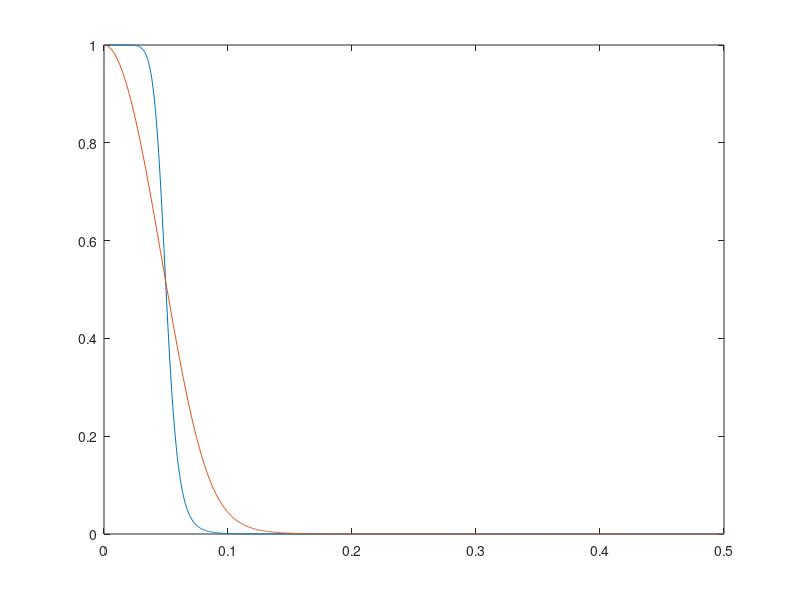
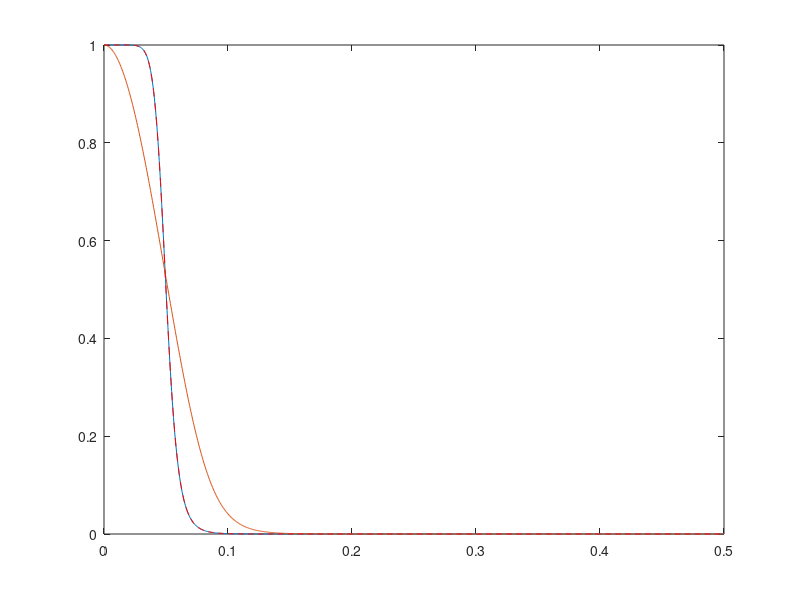

Here is the MATLAB script that generated these plots, in order:
clear, clc, close all

n = 5;
fc = 0.8; % fc/(fs/2), fsct = fsMct = 1
Mct = 8;

wc = pi*fc/Mct;
w = linspace(0,pi,1e3);

% Butter
[bbutter, abutter] = butter(n, wc, 's');

% Bessel
wo = 1.65*wc;
[bbes, abes] = besself(n, wo);

hbutter = freqs(bbutter, abutter, w);
hbes = freqs(bbes, abes, w);

plot(w/(2*pi), abs(hbutter).^2, w/(2*pi), abs(hbes).^2)


% Convert to DT
% Butter
wcw = 2*tan(pi*fc/(2*Mct));
[bbutter, abutter] = butter(n, wcw, 's');
sys = tf(bbutter, abutter);
sysz = c2d(sys, 1, 'tustin'); % convert into DT by bilinear transformation
[bbutter, abutter] = tfdata(sysz);
bbutter = cell2mat(bbutter);
abutter = cell2mat(abutter);

% Bessel
wow = 2*tan(pi*1.65*fc/(2*Mct));
[bbes, abes] = besself(n, wow);
sys = tf(bbes, abes);
sysz = c2d(sys, 1, 'tustin'); % convert into DT by bilinear transformation
[bbes, abes] = tfdata(sysz);
bbes = cell2mat(bbes);
abes = cell2mat(abes);

[bbutter2, abutter2] = butter(n, fc/Mct);
hbutter2 = freqz(bbutter2, abutter2, w/(2*pi), 1);

hbutter = freqz(bbutter, abutter, w/(2*pi), 1);
hbes = freqz(bbes, abes, w/(2*pi), 1);

figure
plot(w/(2*pi), abs(hbutter).^2, w/(2*pi), abs(hbes).^2, w/(2*pi), abs(hbutter2).^2, '--r')


% wc = 2*tan(pi*rx.filter_cutoff/(2*sim.Mct)); % prewarped cutoff frequency
% wo = wc*sqrt(2^(1/rx.filter_order)-1);
% [bfilt, afilt] = besself(rx.filter_order, w0); % design prototype in CT with frequency prewarped
% sys = tf(bfilt, afilt);
% sysz = c2d(sys, 1, 'tustin'); % convert into DT by bilinear transformation
% [badc, aadc] = tfdata(sysz);
% badc = cell2mat(badc);
% aadc = cell2mat(aadc);
% 
% rx.gadc = impz(badc, aadc, rx.imp_length).';
% rx.gadc = rx.gadc/sum(rx.gadc);
% rx.gadc_delay = grpdelay(badc, aadc, 1);